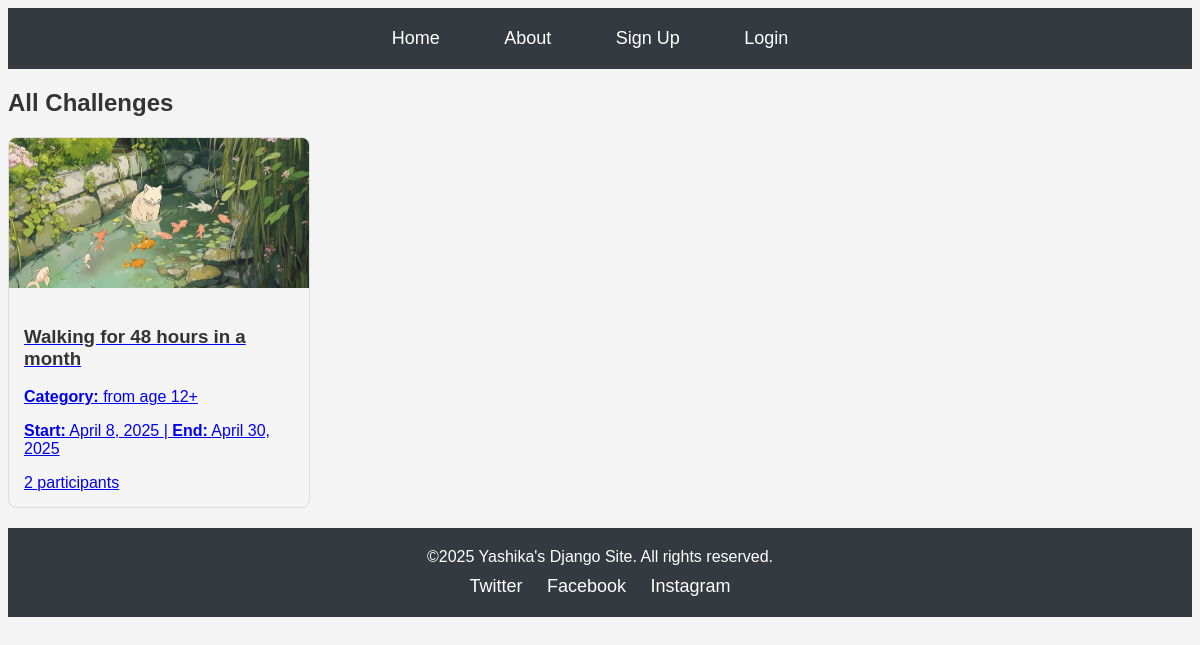
Page /challengeList/ on the committed database.
### leisureProjects/models.py (models this page shows, shortened)
class Challenge(models.Model):
    WALLPAPER_CHOICES = [
        ('wallpaper1.jpg', 'Wallpaper 1'),
        ('wallpaper2.jpg', 'Wallpaper 2'),
        ('wallpaper3.jpg', 'Wallpaper 3'),
        ('wallpaper4.jpg', 'Wallpaper 4'),
        ('wallpaper5.jpg', 'Wallpaper 5'),
        ('wallpaper6.jpg', 'Wallpaper 6'),
        ('wallpaper7.jpg', 'Wallpaper 6'),
        ('wallpaper8.jpg', 'Wallpaper 6'),
    ]
    title = models.CharField(max_length=200)
    description = models.TextField()
    age_category = models.TextField()
    start_date = models.DateField()
    end_date = models.DateField()
    wallpaper = models.CharField(
        max_length=50,
        choices=WALLPAPER_CHOICES,
        default='wallpaper1.jpg'
    )

### leisureProjects/views.py (the view)
# urls.py: path('challengeList/', views.challenge_list, name='challengeList'),
def challenge_list(request):
    challenges = Challenge.objects.all().order_by('-start_date')
    return render(request, 'leisureProjects/challengeList.html', {'challenges': challenges})

### leisureProjects/templates/leisureProjects/challengeList.html (shortened to what this page needs)
{% load static %}
{% include 'includes/header.html' %}
<link rel="stylesheet" href="{% static 'css/projectList.css' %}">
<h2>All Challenges</h2>
{% if challenges %}
<div class="project-container">
    {% for challenge in challenges %}
    <a href="{% url 'challengeTaskList' challenge.id %}" class="project-link">
    <div class="project-card">
        <img src="{% static 'images/' %}{{ challenge.wallpaper }}" alt="{{ challenge.title }} wallpaper" class="project-image">
        <div class="project-info">
            <h3>{{ challenge.title }}</h3>
            <p><strong>Category:</strong> {{ challenge.age_category }}</p>
            <p><strong>Start:</strong> {{ challenge.start_date }} | <strong>End:</strong> {{ challenge.end_date }}</p>
            <div class="participant-count">
                <span class="badge">{{ challenge.participants.count }} participant{{ challenge.participants.count|pluralize }}</span>
            </div>
        </div>
    </div>
    </a>
    {% endfor %}
</div>
{% else %}
<p>No challenges available yet.</p>
{% endif %}
{% include 'includes/footer.html' %}

### leisureProjects/static/css/header.css (style rules this page uses)
body { font-family: Arial, sans-serif; background-color: #f4f4f4; color: #333; }
h2, h3 { color: #333; }

### leisureProjects/static/css/projectList.css (style rules this page uses)
.project-container { display: flex; flex-wrap: wrap; gap: 20px; margin: 20px 0; }
.project-card { width: 300px; border: 1px solid #ddd; border-radius: 8px; overflow: hidden; cursor: pointer; transition: border 0.3s ease; }
.project-image { width: 100%; height: 150px; object-fit: cover; }
.project-info { padding: 15px; }

### rows in the picture
Challenge: wallpaper (picture), title "Walking for 48 hours in a month", age_category "from age 12+", start_date "April 8, 2025", end_date "April 30, 2025", participants.count "2"
